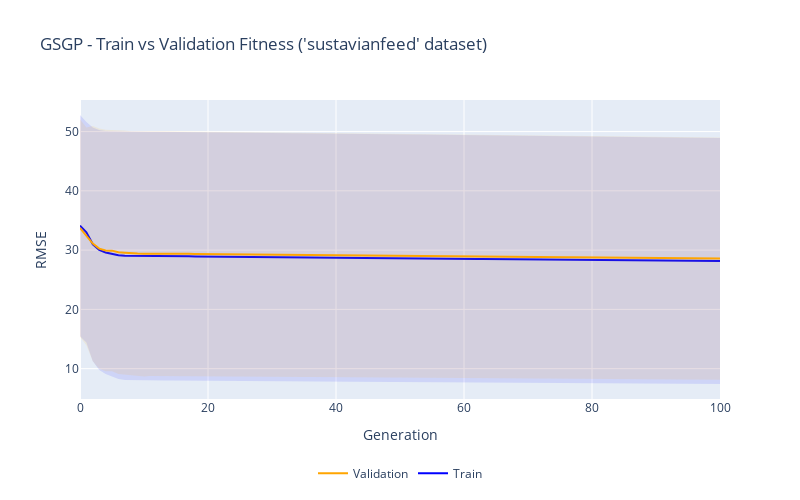

This figure's notebook cell:
### Markdown cell above
### Train, Validation Average Fold Results

### Code cell
plotter.make_evolution_plot(
    df_log,  plot_title = f"GSGP - Train vs Validation Fitness ('{dataset_name}' dataset)", var='rmse')
